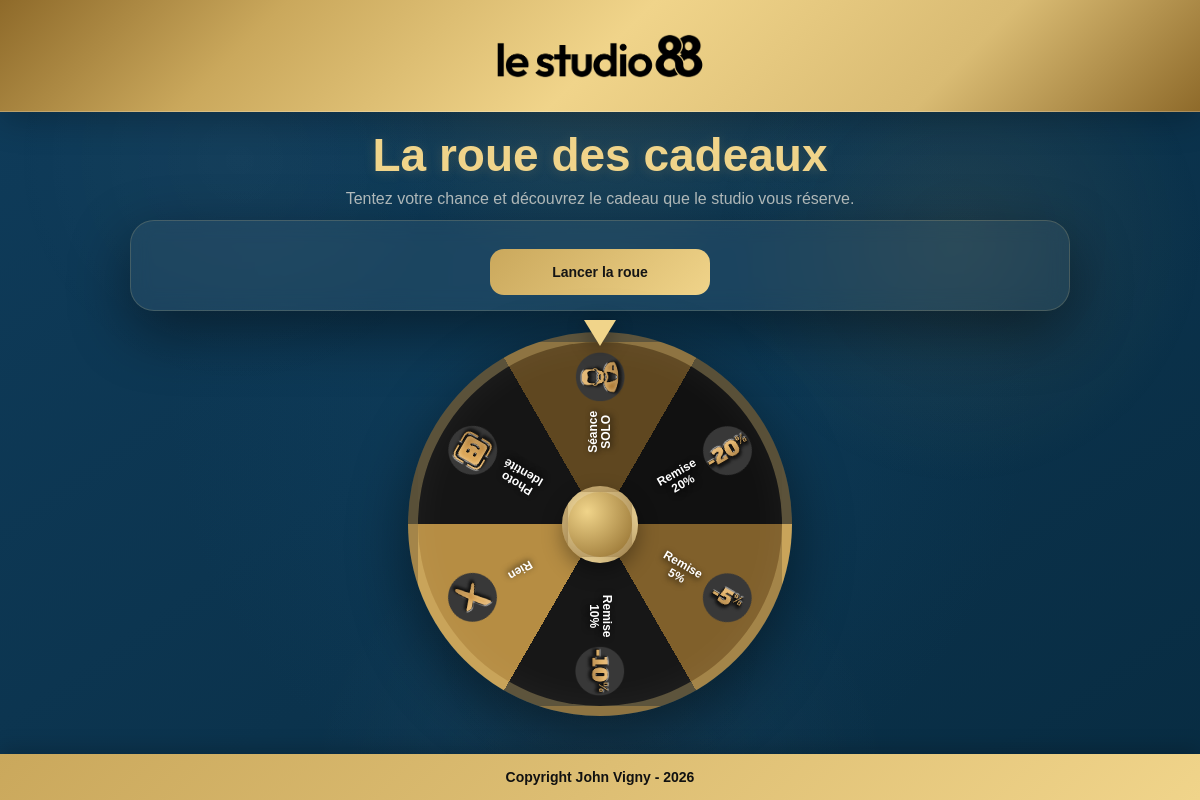
The page / on the database its author committed.
### tables this page shows
CREATE TABLE gifts (
        id INTEGER PRIMARY KEY AUTOINCREMENT,
        gift_list_id INTEGER NOT NULL,
        title TEXT NOT NULL,
        code TEXT,
        weight INTEGER NOT NULL DEFAULT 1,
        image_path TEXT,
        is_active INTEGER NOT NULL DEFAULT 1,
        display_order INTEGER NOT NULL DEFAULT 0,
        created_at TEXT NOT NULL DEFAULT CURRENT_TIMESTAMP, icon_path TEXT, description TEXT,
        FOREIGN KEY (gift_list_id) REFERENCES gift_lists(id) ON DELETE CASCADE
    );

### app.py (the view, shortened to what this page needs)
@app.route("/")
def home():
    list_id = request.args.get("list_id", type=int)
    gift_list = get_active_gift_list(list_id)
    review_mode = request.args.get("review", type=int) == 1
    first_name = request.args.get("first_name", "").strip()
    last_name = request.args.get("last_name", "").strip()
    email = request.args.get("email", "").strip().lower()
    gifts = get_active_gifts_for_list(gift_list["id"])
    wheel_items, wheel_gradient = build_wheel_data(gifts)
    return render_template(
        "index.html",
        gift_list=gift_list,
        wheel_items=wheel_items,
        wheel_gradient=wheel_gradient,
        can_spin=len(gifts) > 0,
        preview_mode=False,
        review_mode=review_mode,
        nom=last_name,
        prenom=first_name,
        email=email
    )

### app.py (called while the page is built, shortened)
def get_db():
    conn = sqlite3.connect(DB_NAME)
    conn.row_factory = sqlite3.Row
    return conn

def split_title_for_wheel(title):
    words = title.strip().split()
    if len(words) <= 1:
        return title
    mid = (len(words) + 1) // 2
    line1 = " ".join(words[:mid])
    line2 = " ".join(words[mid:])
    return f"{line1}<br>{line2}"

def get_active_gift_list(selected_list_id=None):
    conn = get_db()
    c = conn.cursor()
    c.execute("""
        SELECT * FROM gift_lists
        WHERE is_active = 1
        ORDER BY id ASC
        LIMIT 1
    """)
    gift_list = c.fetchone()
    conn.close()
    return gift_list

def get_active_gifts_for_list(gift_list_id):
    conn = get_db()
    c = conn.cursor()
    c.execute("""
        SELECT *
        FROM gifts
        WHERE gift_list_id = ? AND is_active = 1
        ORDER BY id ASC
    """, (gift_list_id,))
    gifts = c.fetchall()
    conn.close()
    return gifts

### templates/index.html (shortened to what this page needs)
<!DOCTYPE html>
<html lang="fr">
<head>
    <link rel="stylesheet" href="{{ url_for('static', filename='style.css') }}">
</head>
<body>
    <div class="page-bg"></div>
    <main class="homepage-layout">
        <div class="top-branding">
            <div class="logo-banner">
                <img src="{{ url_for('static', filename='logo.png') }}" alt="Studio 88" class="logo">
            </div>
            <h1 class="main-title gold-title">La roue des cadeaux</h1>
            <p class="intro centered-intro">
                {% if gift_list %}
                    {% if review_mode %}
                        Merci pour votre avis {{ prenom }}. <br>
                        Vous pouvez maintenant lancer la roue et découvrir votre cadeau.
                    {% else %}
                        Tentez votre chance et découvrez le cadeau que le studio vous réserve.
                    {% endif %}
                {% else %}
                    Aucune liste active n’est disponible pour le moment.
                {% endif %}
            </p>
        </div>
        {% if gift_list %}
        <form method="POST" action="/spin" class="inline-form-card compact-form-card" id="spinForm">
            {% if review_mode %}
                <input type="hidden" name="nom" value="{{ nom if nom else '' }}">
                <input type="hidden" name="prenom" value="{{ prenom if prenom else '' }}">
                <input type="hidden" name="email" value="{{ email if email else '' }}">
                <button type="submit" class="gold-button centered-button" id="launchButton" {% if not can_spin %}disabled{% endif %}>
                    Lancer la roue
                </button>
            {% else %}
                <button type="submit" class="launch-button centered-button" id="launchButton" {% if not can_spin %}disabled{% endif %}>
                    Lancer la roue
                </button>
            {% endif %}
        </form>
        {% endif %}
        <section class="wheel-panel-centered">
            <div class="wheel-stage">
                <div class="pointer"></div>
                <div class="wheel-shell large-wheel">
                    <div class="wheel-center-glow"></div>
                   <div class="wheel" id="wheel" style="background: {{ wheel_gradient if wheel_gradient else '#111' }};">
                        {% for gift in wheel_items %}
                        <div class="wheel-label" style="--angle: {{ gift.center_angle }}deg;">
                            <div class="wheel-label-text">
                                {{ gift.title_html | safe }}
                            </div>
                            {% if gift.icon_path %}
                            <div class="wheel-icon-wrap">
                                <img src="{{ gift.icon_path }}" alt="{{ gift.title }}">
                            </div>
                            {% endif %}
                        </div>
                        {% endfor %}
                    </div>
                    <div class="wheel-cap"></div>
                </div>
            </div>
        </section>
    </main>
    <footer class="site-footer">
        <p>Copyright John Vigny - 2026</p>
    </footer>
</body>
</html>

### rows shown on the page
gifts: title_html "Remise 5%", icon_path (picture)
gifts: title_html "Remise 10%", icon_path (picture)
gifts: title_html "Rien", icon_path (picture)
gifts: title_html "Photo Identité", icon_path (picture)
gifts: title_html "Séance SOLO", icon_path (picture)
gifts: title_html "Remise 20%", icon_path (picture)
